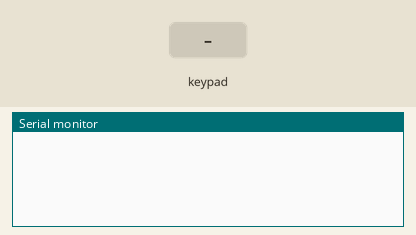
Simulated run of this sketch. Board: Arduino Uno, built with avr-gcc and run on an emulated ATmega328P. Shown: the last lines printed to the serial monitor. Wiring (inferred from the names in the program): 4×4 keypad with keys 1 2 3 A 4 5 6 B 7 8 9 C * 0 # D (labels assumed): rows pin 4, pin 5, pin 6, pin 7; columns pin 8, pin 9, pin 10, pin 11. Inputs (shaded band) come from the test bench.

Above: at 1.2 s.
1.3 s: key '1' pressed
At 2.4 s:
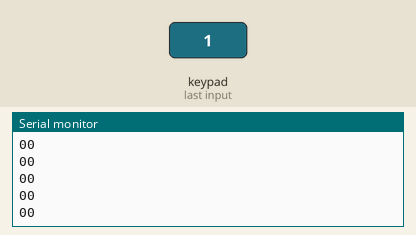
2.8 s: keypad keys 4 5 6 7 pressed 0.4 s apart
At 4.5 s:
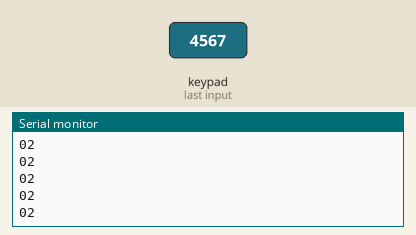
5.9 s: key '2' pressed
At 7.1 s:
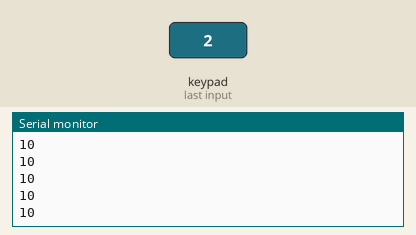
7.4 s: keypad keys 4 5 6 7 # pressed 0.4 s apart
At 9.5 s:
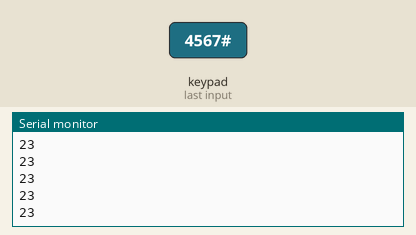
Timing chart, 0 to 11.0 s (numbered marks = the images above; inputs shaded):
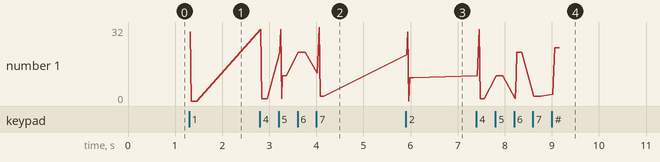

The sketch:

Keypad_test.ino
```cpp
const int num_Rows = 4;
const int num_Cols = 4;
const int debounceTime = 20;

const int row_Pins[num_Rows] = {4, 5, 6, 7};
const int col_Pins[num_Cols] = {8, 9, 10, 11};


void setup() {
  // put your setup code here, to run once:
  Serial.begin(9600);
  for(int row = 0 ; row < num_Rows ; row++){
    pinMode(row_Pins[row], INPUT_PULLUP);
  }
  for(int col = 0 ; col < num_Cols ; col++){
    pinMode(col_Pins[col], OUTPUT);
    digitalWrite(col_Pins[col], HIGH);
  }

}

void loop() {
  // put your main code here, to run repeatedly:
  for(int col = 0 ; col < num_Cols ; col++){
    digitalWrite(col_Pins[col], LOW);
    for(int row = 0 ; row < num_Rows ; row++){
      if(digitalRead(row_Pins[row]) == LOW){
        delay(debounceTime);
        Serial.print(col);
        Serial.println(row);
        digitalWrite(col_Pins[col], HIGH);
      }
    }
  }
}
```

Measured:
- after the input at 1.3 s, the serial monitor: prints a new line at once (image 1)
- after the input at 2.8 s, the serial monitor: prints a new line at once (image 2)
- after the input at 5.9 s, the serial monitor: prints a new line at once (image 3)
- after the input at 7.4 s, the serial monitor: prints a new line at once (image 4)
- plotted number 1: 0 → 2 after the input at 2.8 s, 2 → 10 after the input at 5.9 s, 10 → 23 after the input at 7.4 s
